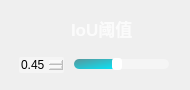
                <widget class="QFrame" name="IOU_QF_cam">
                 <property name="minimumSize">
                  <size>
                   <width>190</width>
                   <height>90</height>
                  </size>
                 </property>
                 <property name="maximumSize">
                  <size>
                   <width>190</width>
                   <height>90</height>
                  </size>
                 </property>
                 <property name="styleSheet">
                  <string notr="true">QFrame#IOU_QF_cam{
border:2px solid rgba(255, 255, 255, 70);
border-radius:15px;
}</string>
                 </property>
                 <layout class="QVBoxLayout" name="verticalLayout_33">
                  <item>
                   <widget class="QPushButton" name="ToggleBotton_9">
                    <property name="sizePolicy">
                     <sizepolicy hsizetype="Expanding" vsizetype="Fixed">
                      <horstretch>0</horstretch>
                      <verstretch>0</verstretch>
                     </sizepolicy>
                    </property>
                    <property name="minimumSize">
                     <size>
                      <width>0</width>
                      <height>30</height>
                     </size>
                    </property>
                    <property name="maximumSize">
                     <size>
                      <width>16777215</width>
                      <height>30</height>
                     </size>
                    </property>
                    <property name="font">
                     <font>
                      <family>Nirmala UI</family>
                      <pointsize>13</pointsize>
                      <italic>false</italic>
                      <bold>true</bold>
                     </font>
                    </property>
                    <property name="cursor">
                     <cursorShape>ArrowCursor</cursorShape>
                    </property>
                    <property name="mouseTracking">
                     <bool>true</bool>
                    </property>
                    <property name="focusPolicy">
                     <enum>Qt::FocusPolicy::StrongFocus</enum>
                    </property>
                    <property name="contextMenuPolicy">
                     <enum>Qt::ContextMenuPolicy::DefaultContextMenu</enum>
                    </property>
                    <property name="layoutDirection">
                     <enum>Qt::LayoutDirection::LeftToRight</enum>
                    </property>
                    <property name="autoFillBackground">
                     <bool>false</bool>
                    </property>
                    <property name="styleSheet">
                     <string notr="true">QPushButton{
background-image: url(:/all/img/IOU.png);
background-repeat: no-repeat;
background-position: left center;
border: none;
border-left: 20px solid transparent;

text-align: left;
padding-left: 40px;
padding-bottom: 4px;
color: rgba(255, 255, 255, 199);
font: 700 13pt &quot;Nirmala UI&quot;;
}</string>
                    </property>
                    <property name="text">
                     <string>IoU阈值</string>
                    </property>
                    <property name="icon">
                     <iconset theme="zoom-out">
                      <normaloff>../../../Ultralytics-PySide6</normaloff>../../../Ultralytics-PySide6</iconset>
                    </property>
                    <property name="autoDefault">
                     <bool>false</bool>
                    </property>
                    <property name="default">
                     <bool>false</bool>
                    </property>
                    <property name="flat">
                     <bool>false</bool>
                    </property>
                   </widget>
                  </item>
                  <item>
                   <widget class="QFrame" name="frame_4">
                    <property name="sizePolicy">
                     <sizepolicy hsizetype="Preferred" vsizetype="Preferred">
                      <horstretch>0</horstretch>
                      <verstretch>0</verstretch>
                     </sizepolicy>
                    </property>
                    <property name="minimumSize">
                     <size>
                      <width>0</width>
                      <height>20</height>
                     </size>
                    </property>
                    <property name="maximumSize">
                     <size>
                      <width>16777215</width>
                      <height>20</height>
                     </size>
                    </property>
                    <layout class="QHBoxLayout" name="horizontalLayout_21">
                     <property name="spacing">
                      <number>10</number>
                     </property>
                     <property name="leftMargin">
                      <number>8</number>
                     </property>
                     <property name="topMargin">
                      <number>0</number>
                     </property>
                     <property name="rightMargin">
                      <number>10</number>
                     </property>
                     <property name="bottomMargin">
                      <number>0</number>
                     </property>
                     <item>
                      <widget class="QDoubleSpinBox" name="iou_spinbox_cam">
                       <property name="cursor">
                        <cursorShape>PointingHandCursor</cursorShape>
                       </property>
                       <property name="styleSheet">
                        <string notr="true">QDoubleSpinBox {
border: 0px solid lightgray;
border-radius: 2px;
background-color: rgba(255,255,255,90);
font: 600 9pt &quot;Segoe UI&quot;;
}
        
QDoubleSpinBox::up-button {
width: 10px;
height: 9px;
margin: 0px 3px 0px 0px;
border-image: url(:/all/img/box_up.png);
}
QDoubleSpinBox::up-button:pressed {
margin-top: 1px;
}
            
QDoubleSpinBox::down-button {
width: 10px;
height: 9px;
margin: 0px 3px 0px 0px;
border-image: url(:/all/img/box_down.png);
}
QDoubleSpinBox::down-button:pressed {
margin-bottom: 1px;
}</string>
                       </property>
                       <property name="minimum">
                        <double>0.010000000000000</double>
                       </property>
                       <property name="maximum">
                        <double>1.000000000000000</double>
                       </property>
                       <property name="singleStep">
                        <double>0.050000000000000</double>
                       </property>
                       <property name="value">
                        <double>0.450000000000000</double>
                       </property>
                      </widget>
                     </item>
                     <item>
                      <widget class="QSlider" name="iou_slider_cam">
                       <property name="cursor">
                        <cursorShape>PointingHandCursor</cursorShape>
                       </property>
                       <property name="styleSheet">
                        <string notr="true">QSlider::groove:horizontal {
border: none;
height: 10px;
background-color: rgba(255,255,255,90);
border-radius: 5px;
}

QSlider::handle:horizontal {
width: 10px;
margin: -1px 0px -1px 0px;
border-radius: 3px;
background-color: white;
}

QSlider::sub-page:horizontal {
background-color: qlineargradient(x1:0, y1:0, x2:1, y2:1, stop:0 #59969b, stop:1 #04e7fa);
border-radius: 5px;
}</string>
                       </property>
                       <property name="minimum">
                        <number>1</number>
                       </property>
                       <property name="maximum">
                        <number>100</number>
                       </property>
                       <property name="value">
                        <number>45</number>
                       </property>
                       <property name="orientation">
                        <enum>Qt::Orientation::Horizontal</enum>
                       </property>
                      </widget>
                     </item>
                    </layout>
                   </widget>
                  </item>
                 </layout>
                </widget>
